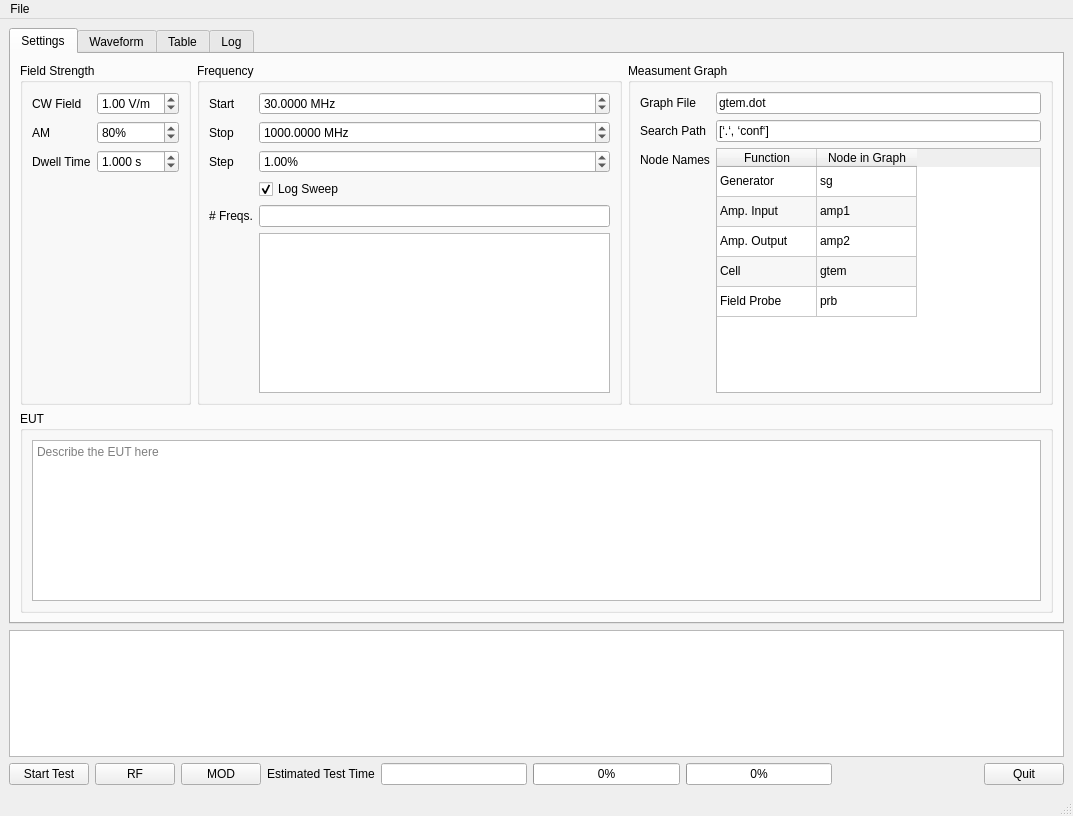
<?xml version="1.0" encoding="UTF-8"?>
<ui version="4.0">
 <class>MainWindow</class>
 <widget class="QMainWindow" name="MainWindow">
  <property name="geometry">
   <rect>
    <x>0</x>
    <y>0</y>
    <width>1073</width>
    <height>816</height>
   </rect>
  </property>
  <property name="windowTitle">
   <string>MainWindow</string>
  </property>
  <widget class="QWidget" name="centralwidget">
   <layout class="QGridLayout" name="gridLayout_2">
    <item row="0" column="0">
     <layout class="QGridLayout" name="centralwidget_gridLayout">
      <item row="2" column="0">
       <layout class="QHBoxLayout" name="main_buttons_horizontalLayout">
        <item>
         <widget class="QPushButton" name="start_pause_pushButton">
          <property name="text">
           <string>Start Test</string>
          </property>
         </widget>
        </item>
        <item>
         <widget class="QPushButton" name="rf_pushButton">
          <property name="text">
           <string>RF</string>
          </property>
          <property name="checkable">
           <bool>true</bool>
          </property>
         </widget>
        </item>
        <item>
         <widget class="QPushButton" name="modulation_pushButton">
          <property name="text">
           <string>MOD</string>
          </property>
          <property name="checkable">
           <bool>true</bool>
          </property>
         </widget>
        </item>
        <item>
         <widget class="QLabel" name="est_time_label">
          <property name="text">
           <string>Estimated Test Time</string>
          </property>
         </widget>
        </item>
        <item>
         <widget class="QLineEdit" name="est_time_lineEdit">
          <property name="readOnly">
           <bool>true</bool>
          </property>
         </widget>
        </item>
        <item>
         <widget class="QProgressBar" name="test_progressBar">
          <property name="value">
           <number>0</number>
          </property>
         </widget>
        </item>
        <item>
         <widget class="QProgressBar" name="EUT_progressBar">
          <property name="value">
           <number>0</number>
          </property>
         </widget>
        </item>
        <item>
         <spacer name="main_buttons_horizontalSpacer">
          <property name="orientation">
           <enum>Qt::Orientation::Horizontal</enum>
          </property>
          <property name="sizeHint" stdset="0">
           <size>
            <width>40</width>
            <height>20</height>
           </size>
          </property>
         </spacer>
        </item>
        <item>
         <widget class="QPushButton" name="quit_pushButton">
          <property name="text">
           <string>Quit</string>
          </property>
         </widget>
        </item>
       </layout>
      </item>
      <item row="1" column="0">
       <widget class="QPlainTextEdit" name="permanent_log_plainTextEdit">
        <property name="acceptDrops">
         <bool>false</bool>
        </property>
        <property name="readOnly">
         <bool>true</bool>
        </property>
       </widget>
      </item>
      <item row="0" column="0">
       <widget class="QTabWidget" name="centralwidget_tabWidget">
        <property name="currentIndex">
         <number>0</number>
        </property>
        <widget class="QWidget" name="settings_tab">
         <attribute name="title">
          <string>Settings</string>
         </attribute>
         <layout class="QVBoxLayout" name="verticalLayout">
          <item>
           <layout class="QHBoxLayout" name="settings_tab_horizontalLayout">
            <item>
             <widget class="QGroupBox" name="field_strengh_groupBox">
              <property name="title">
               <string>Field Strength</string>
              </property>
              <layout class="QGridLayout" name="gridLayout_3">
               <item row="0" column="0">
                <layout class="QFormLayout" name="field_strength_formLayout">
                 <item row="0" column="0">
                  <widget class="QLabel" name="cw_label">
                   <property name="text">
                    <string>CW Field</string>
                   </property>
                   <property name="buddy">
                    <cstring>cw_doubleSpinBox</cstring>
                   </property>
                  </widget>
                 </item>
                 <item row="1" column="0">
                  <widget class="QLabel" name="am_label">
                   <property name="text">
                    <string>AM</string>
                   </property>
                   <property name="buddy">
                    <cstring>am_spinBox</cstring>
                   </property>
                  </widget>
                 </item>
                 <item row="1" column="1">
                  <widget class="QSpinBox" name="am_spinBox">
                   <property name="wrapping">
                    <bool>true</bool>
                   </property>
                   <property name="suffix">
                    <string>%</string>
                   </property>
                   <property name="maximum">
                    <number>100</number>
                   </property>
                   <property name="value">
                    <number>80</number>
                   </property>
                  </widget>
                 </item>
                 <item row="0" column="1">
                  <widget class="QDoubleSpinBox" name="cw_doubleSpinBox">
                   <property name="suffix">
                    <string> V/m</string>
                   </property>
                   <property name="value">
                    <double>1.000000000000000</double>
                   </property>
                  </widget>
                 </item>
                 <item row="2" column="0">
                  <widget class="QLabel" name="dwell_time_label">
                   <property name="text">
                    <string>Dwell Time</string>
                   </property>
                   <property name="buddy">
                    <cstring>dwell_time_doubleSpinBox</cstring>
                   </property>
                  </widget>
                 </item>
                 <item row="2" column="1">
                  <widget class="QDoubleSpinBox" name="dwell_time_doubleSpinBox">
                   <property name="suffix">
                    <string> s</string>
                   </property>
                   <property name="decimals">
                    <number>3</number>
                   </property>
                   <property name="maximum">
                    <double>999.999000000000024</double>
                   </property>
                   <property name="value">
                    <double>1.000000000000000</double>
                   </property>
                  </widget>
                 </item>
                </layout>
               </item>
              </layout>
             </widget>
            </item>
            <item>
             <widget class="QGroupBox" name="frequency_groupBox">
              <property name="title">
               <string>Frequency</string>
              </property>
              <layout class="QGridLayout" name="gridLayout_6">
               <item row="0" column="0">
                <layout class="QFormLayout" name="frequency_ormLayout">
                 <item row="0" column="0">
                  <widget class="QLabel" name="freq_start_label">
                   <property name="text">
                    <string>Start</string>
                   </property>
                   <property name="buddy">
                    <cstring>freq_start_doubleSpinBox</cstring>
                   </property>
                  </widget>
                 </item>
                 <item row="0" column="1">
                  <widget class="QDoubleSpinBox" name="freq_start_doubleSpinBox">
                   <property name="suffix">
                    <string> MHz</string>
                   </property>
                   <property name="decimals">
                    <number>4</number>
                   </property>
                   <property name="maximum">
                    <double>99999.999899999995250</double>
                   </property>
                   <property name="singleStep">
                    <double>1.000000000000000</double>
                   </property>
                   <property name="value">
                    <double>30.000000000000000</double>
                   </property>
                  </widget>
                 </item>
                 <item row="1" column="0">
                  <widget class="QLabel" name="freq_stop_label">
                   <property name="text">
                    <string>Stop</string>
                   </property>
                   <property name="buddy">
                    <cstring>freq_stop_doubleSpinBox</cstring>
                   </property>
                  </widget>
                 </item>
                 <item row="1" column="1">
                  <widget class="QDoubleSpinBox" name="freq_stop_doubleSpinBox">
                   <property name="suffix">
                    <string> MHz</string>
                   </property>
                   <property name="decimals">
                    <number>4</number>
                   </property>
                   <property name="maximum">
                    <double>99999.990000000005239</double>
                   </property>
                   <property name="value">
                    <double>1000.000000000000000</double>
                   </property>
                  </widget>
                 </item>
                 <item row="2" column="0">
                  <widget class="QLabel" name="freq_step_label">
                   <property name="text">
                    <string>Step</string>
                   </property>
                   <property name="buddy">
                    <cstring>freq_step_doubleSpinBox</cstring>
                   </property>
                  </widget>
                 </item>
                 <item row="2" column="1">
                  <widget class="QDoubleSpinBox" name="freq_step_doubleSpinBox">
                   <property name="suffix">
                    <string>%</string>
                   </property>
                   <property name="value">
                    <double>1.000000000000000</double>
                   </property>
                  </widget>
                 </item>
                 <item row="3" column="1">
                  <widget class="QCheckBox" name="log_sweep_checkBox">
                   <property name="text">
                    <string>Log Sweep</string>
                   </property>
                   <property name="checked">
                    <bool>true</bool>
                   </property>
                  </widget>
                 </item>
                 <item row="4" column="0">
                  <widget class="QLabel" name="nr_freqs_label">
                   <property name="text">
                    <string># Freqs.</string>
                   </property>
                  </widget>
                 </item>
                 <item row="4" column="1">
                  <widget class="QLineEdit" name="nr_freqs_lineEdit">
                   <property name="readOnly">
                    <bool>true</bool>
                   </property>
                  </widget>
                 </item>
                 <item row="5" column="1">
                  <widget class="QPlainTextEdit" name="freqs_plainTextEdit">
                   <property name="acceptDrops">
                    <bool>false</bool>
                   </property>
                   <property name="readOnly">
                    <bool>true</bool>
                   </property>
                  </widget>
                 </item>
                </layout>
               </item>
              </layout>
             </widget>
            </item>
            <item>
             <widget class="QGroupBox" name="settings_groupBox">
              <property name="title">
               <string>Measument Graph</string>
              </property>
              <layout class="QGridLayout" name="gridLayout_5">
               <item row="0" column="0">
                <layout class="QFormLayout" name="settings_formLayout">
                 <item row="1" column="0">
                  <widget class="QLabel" name="graph_file_label">
                   <property name="text">
                    <string>Graph File</string>
                   </property>
                   <property name="buddy">
                    <cstring>graph_file_lineEdit</cstring>
                   </property>
                  </widget>
                 </item>
                 <item row="1" column="1">
                  <widget class="QLineEdit" name="graph_file_lineEdit">
                   <property name="text">
                    <string>gtem.dot</string>
                   </property>
                   <property name="readOnly">
                    <bool>true</bool>
                   </property>
                  </widget>
                 </item>
                 <item row="2" column="0">
                  <widget class="QLabel" name="search_path_label">
                   <property name="text">
                    <string>Search Path</string>
                   </property>
                   <property name="buddy">
                    <cstring>search_path_lineEdit</cstring>
                   </property>
                  </widget>
                 </item>
                 <item row="2" column="1">
                  <widget class="QLineEdit" name="search_path_lineEdit">
                   <property name="text">
                    <string>[‘.‘, ‘conf‘]</string>
                   </property>
                   <property name="readOnly">
                    <bool>true</bool>
                   </property>
                  </widget>
                 </item>
                 <item row="3" column="0">
                  <widget class="QLabel" name="node_names_label">
                   <property name="text">
                    <string>Node Names</string>
                   </property>
                  </widget>
                 </item>
                 <item row="3" column="1">
                  <widget class="QTableWidget" name="node_names_tableWidget">
                   <property name="alternatingRowColors">
                    <bool>true</bool>
                   </property>
                   <property name="verticalScrollMode">
                    <enum>QAbstractItemView::ScrollMode::ScrollPerItem</enum>
                   </property>
                   <property name="rowCount">
                    <number>5</number>
                   </property>
                   <property name="columnCount">
                    <number>2</number>
                   </property>
                   <attribute name="verticalHeaderVisible">
                    <bool>false</bool>
                   </attribute>
                   <row/>
                   <row/>
                   <row/>
                   <row/>
                   <row/>
                   <column>
                    <property name="text">
                     <string>Function</string>
                    </property>
                   </column>
                   <column>
                    <property name="text">
                     <string>Node in Graph</string>
                    </property>
                   </column>
                   <item row="0" column="0">
                    <property name="text">
                     <string>Generator</string>
                    </property>
                    <property name="flags">
                     <set>ItemIsDragEnabled|ItemIsDropEnabled|ItemIsEnabled</set>
                    </property>
                   </item>
                   <item row="0" column="1">
                    <property name="text">
                     <string>sg</string>
                    </property>
                   </item>
                   <item row="1" column="0">
                    <property name="text">
                     <string>Amp. Input</string>
                    </property>
                    <property name="flags">
                     <set>ItemIsDragEnabled|ItemIsDropEnabled|ItemIsEnabled</set>
                    </property>
                   </item>
                   <item row="1" column="1">
                    <property name="text">
                     <string>amp1</string>
                    </property>
                   </item>
                   <item row="2" column="0">
                    <property name="text">
                     <string>Amp. Output</string>
                    </property>
                    <property name="flags">
                     <set>ItemIsDragEnabled|ItemIsDropEnabled|ItemIsEnabled</set>
                    </property>
                   </item>
                   <item row="2" column="1">
                    <property name="text">
                     <string>amp2</string>
                    </property>
                   </item>
                   <item row="3" column="0">
                    <property name="text">
                     <string>Cell</string>
                    </property>
                    <property name="flags">
                     <set>ItemIsDragEnabled|ItemIsDropEnabled|ItemIsEnabled</set>
                    </property>
                   </item>
                   <item row="3" column="1">
                    <property name="text">
                     <string>gtem</string>
                    </property>
                   </item>
                   <item row="4" column="0">
                    <property name="text">
                     <string>Field Probe</string>
                    </property>
                    <property name="flags">
                     <set>ItemIsDragEnabled|ItemIsDropEnabled|ItemIsEnabled</set>
                    </property>
                   </item>
                   <item row="4" column="1">
                    <property name="text">
                     <string>prb</string>
                    </property>
                   </item>
                  </widget>
                 </item>
                </layout>
               </item>
              </layout>
             </widget>
            </item>
           </layout>
          </item>
          <item>
           <widget class="QGroupBox" name="EUT_groupBox">
            <property name="title">
             <string>EUT</string>
            </property>
            <layout class="QVBoxLayout" name="verticalLayout_2">
             <item>
              <widget class="QPlainTextEdit" name="EUT_plainTextEdit">
               <property name="placeholderText">
                <string>Describe the EUT here</string>
               </property>
              </widget>
             </item>
            </layout>
           </widget>
          </item>
         </layout>
        </widget>
        <widget class="QWidget" name="waveform_tab">
         <attribute name="title">
          <string>Waveform</string>
         </attribute>
         <layout class="QGridLayout" name="gridLayout_7">
          <item row="0" column="0">
           <widget class="QScrollArea" name="waveform_scrollArea">
            <property name="widgetResizable">
             <bool>true</bool>
            </property>
            <widget class="QWidget" name="waveform_scrollAreaWidgetContents">
             <property name="geometry">
              <rect>
               <x>0</x>
               <y>0</y>
               <width>1027</width>
               <height>538</height>
              </rect>
             </property>
            </widget>
           </widget>
          </item>
         </layout>
        </widget>
        <widget class="QWidget" name="table_tab">
         <attribute name="title">
          <string>Table</string>
         </attribute>
         <layout class="QGridLayout" name="gridLayout">
          <item row="0" column="0">
           <layout class="QGridLayout" name="gridLayout_8">
            <item row="0" column="1">
             <widget class="QWidget" name="widget" native="true">
              <layout class="QGridLayout" name="gridLayout_4">
               <item row="0" column="0" alignment="Qt::AlignmentFlag::AlignTop">
                <widget class="QPushButton" name="save_table_pushButton">
                 <property name="text">
                  <string>Save</string>
                 </property>
                </widget>
               </item>
               <item row="1" column="0">
                <widget class="QPushButton" name="clear_table_pushButton">
                 <property name="text">
                  <string>Clear</string>
                 </property>
                </widget>
               </item>
               <item row="2" column="0">
                <spacer name="verticalSpacer">
                 <property name="orientation">
                  <enum>Qt::Orientation::Vertical</enum>
                 </property>
                 <property name="sizeHint" stdset="0">
                  <size>
                   <width>20</width>
                   <height>40</height>
                  </size>
                 </property>
                </spacer>
               </item>
              </layout>
             </widget>
            </item>
            <item row="0" column="0">
             <widget class="QTableWidget" name="table_tableWidget">
              <column>
               <property name="text">
                <string>Time</string>
               </property>
              </column>
              <column>
               <property name="text">
                <string>Frequency [MHz]</string>
               </property>
              </column>
              <column>
               <property name="text">
                <string>CW E-Field [V/m]</string>
               </property>
              </column>
              <column>
               <property name="text">
                <string>Status</string>
               </property>
              </column>
             </widget>
            </item>
           </layout>
          </item>
         </layout>
        </widget>
        <widget class="QWidget" name="log_tab">
         <attribute name="title">
          <string>Log</string>
         </attribute>
         <layout class="QGridLayout" name="gridLayout_9">
          <item row="0" column="0">
           <widget class="QPlainTextEdit" name="logtab_log_plainTextEdit">
            <property name="readOnly">
             <bool>true</bool>
            </property>
           </widget>
          </item>
         </layout>
        </widget>
       </widget>
      </item>
     </layout>
    </item>
   </layout>
  </widget>
  <widget class="QMenuBar" name="menubar">
   <property name="geometry">
    <rect>
     <x>0</x>
     <y>0</y>
     <width>1073</width>
     <height>22</height>
    </rect>
   </property>
   <widget class="QMenu" name="menuFile">
    <property name="title">
     <string>File</string>
    </property>
    <addaction name="actionAbout"/>
    <addaction name="actionLoad_Graph"/>
    <addaction name="separator"/>
    <addaction name="actionQuit"/>
   </widget>
   <addaction name="menuFile"/>
  </widget>
  <widget class="QStatusBar" name="statusbar"/>
  <action name="actionAbout">
   <property name="text">
    <string>About ...</string>
   </property>
  </action>
  <action name="actionQuit">
   <property name="icon">
    <iconset theme="QIcon::ThemeIcon::ApplicationExit"/>
   </property>
   <property name="text">
    <string>Quit</string>
   </property>
   <property name="shortcut">
    <string>Meta+Q</string>
   </property>
   <property name="menuRole">
    <enum>QAction::MenuRole::QuitRole</enum>
   </property>
  </action>
  <action name="actionLoad_Graph">
   <property name="text">
    <string>Load Graph ...</string>
   </property>
  </action>
 </widget>
 <tabstops>
  <tabstop>cw_doubleSpinBox</tabstop>
  <tabstop>am_spinBox</tabstop>
  <tabstop>dwell_time_doubleSpinBox</tabstop>
  <tabstop>freq_start_doubleSpinBox</tabstop>
  <tabstop>freq_stop_doubleSpinBox</tabstop>
  <tabstop>freq_step_doubleSpinBox</tabstop>
  <tabstop>log_sweep_checkBox</tabstop>
  <tabstop>EUT_plainTextEdit</tabstop>
  <tabstop>start_pause_pushButton</tabstop>
  <tabstop>rf_pushButton</tabstop>
  <tabstop>modulation_pushButton</tabstop>
  <tabstop>quit_pushButton</tabstop>
  <tabstop>graph_file_lineEdit</tabstop>
  <tabstop>search_path_lineEdit</tabstop>
  <tabstop>waveform_scrollArea</tabstop>
  <tabstop>table_tableWidget</tabstop>
  <tabstop>logtab_log_plainTextEdit</tabstop>
  <tabstop>nr_freqs_lineEdit</tabstop>
  <tabstop>permanent_log_plainTextEdit</tabstop>
  <tabstop>node_names_tableWidget</tabstop>
  <tabstop>save_table_pushButton</tabstop>
  <tabstop>freqs_plainTextEdit</tabstop>
  <tabstop>clear_table_pushButton</tabstop>
  <tabstop>centralwidget_tabWidget</tabstop>
 </tabstops>
 <resources/>
 <connections>
  <connection>
   <sender>quit_pushButton</sender>
   <signal>clicked()</signal>
   <receiver>actionQuit</receiver>
   <slot>trigger()</slot>
   <hints>
    <hint type="sourcelabel">
     <x>966</x>
     <y>543</y>
    </hint>
    <hint type="destinationlabel">
     <x>-1</x>
     <y>-1</y>
    </hint>
   </hints>
  </connection>
  <connection>
   <sender>actionQuit</sender>
   <signal>triggered()</signal>
   <receiver>MainWindow</receiver>
   <slot>close()</slot>
   <hints>
    <hint type="sourcelabel">
     <x>-1</x>
     <y>-1</y>
    </hint>
    <hint type="destinationlabel">
     <x>503</x>
     <y>299</y>
    </hint>
   </hints>
  </connection>
  <connection>
   <sender>log_sweep_checkBox</sender>
   <signal>stateChanged(int)</signal>
   <receiver>MainWindow</receiver>
   <slot>update()</slot>
   <hints>
    <hint type="sourcelabel">
     <x>358</x>
     <y>220</y>
    </hint>
    <hint type="destinationlabel">
     <x>503</x>
     <y>299</y>
    </hint>
   </hints>
  </connection>
  <connection>
   <sender>freq_start_doubleSpinBox</sender>
   <signal>valueChanged(double)</signal>
   <receiver>MainWindow</receiver>
   <slot>update()</slot>
   <hints>
    <hint type="sourcelabel">
     <x>402</x>
     <y>131</y>
    </hint>
    <hint type="destinationlabel">
     <x>366</x>
     <y>-11</y>
    </hint>
   </hints>
  </connection>
  <connection>
   <sender>freq_stop_doubleSpinBox</sender>
   <signal>valueChanged(double)</signal>
   <receiver>MainWindow</receiver>
   <slot>update()</slot>
   <hints>
    <hint type="sourcelabel">
     <x>416</x>
     <y>163</y>
    </hint>
    <hint type="destinationlabel">
     <x>633</x>
     <y>-13</y>
    </hint>
   </hints>
  </connection>
  <connection>
   <sender>freq_step_doubleSpinBox</sender>
   <signal>valueChanged(double)</signal>
   <receiver>MainWindow</receiver>
   <slot>update()</slot>
   <hints>
    <hint type="sourcelabel">
     <x>331</x>
     <y>191</y>
    </hint>
    <hint type="destinationlabel">
     <x>297</x>
     <y>-5</y>
    </hint>
   </hints>
  </connection>
  <connection>
   <sender>dwell_time_doubleSpinBox</sender>
   <signal>valueChanged(double)</signal>
   <receiver>MainWindow</receiver>
   <slot>update()</slot>
   <hints>
    <hint type="sourcelabel">
     <x>813</x>
     <y>132</y>
    </hint>
    <hint type="destinationlabel">
     <x>733</x>
     <y>-7</y>
    </hint>
   </hints>
  </connection>
 </connections>
</ui>
